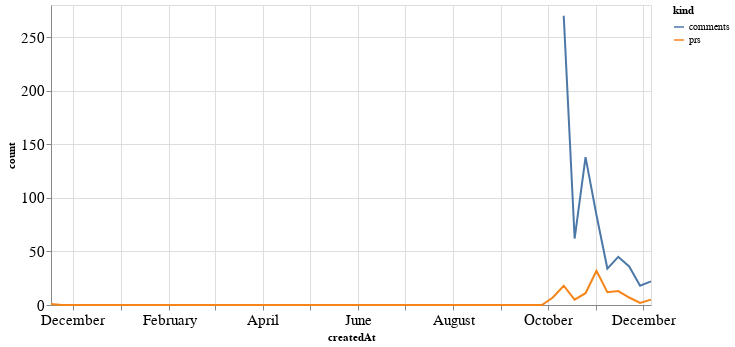

Here is the notebook cell this chart was saved with:
### Code cell
alt.Chart(total_time, width=600).mark_line().encode(
    x='createdAt',
    y='count',
    color='kind'
)

### Figure 1 — Vega-Lite specification as saved in the notebook (floating-point values rounded to 4 significant figures)
{"config": {"axisLeft": {"labelFontSize": 15}, "axisBottom": {"labelFontSize": 15}}, "data": {"name": "data-c23e4d50df6b6a5064cfb8dcfda4c30b"}, "mark": "line", "encoding": {"color": {"type": "nominal", "field": "kind"}, "x": {"type": "temporal", "field": "createdAt"}, "y": {"type": "quantitative", "field": "count"}}, "width": 600, "$schema": "https://vega.github.io/schema/vega-lite/v4.8.1.json", "datasets": {"data-c23e4d50df6b6a5064cfb8dcfda4c30b": [{"createdAt": "2019-11-17T00:00:00", "kind": "prs", "count": 1.0}, {"createdAt": "2019-11-24T00:00:00", "kind": "prs", "count": 0.0}, {"createdAt": "2019-12-01T00:00:00", "kind": "prs", "count": 0.0}, {"createdAt": "2019-12-08T00:00:00", "kind": "prs", "count": 0.0}, {"createdAt": "2019-12-15T00:00:00", "kind": "prs", "count": 0.0}, {"createdAt": "2019-12-22T00:00:00", "kind": "prs", "count": 0.0}, {"createdAt": "2019-12-29T00:00:00", "kind": "prs", "count": 0.0}, {"createdAt": "2020-01-05T00:00:00", "kind": "prs", "count": 0.0}, {"createdAt": "2020-01-12T00:00:00", "kind": "prs", "count": 0.0}, {"createdAt": "2020-01-19T00:00:00", "kind": "prs", "count": 0.0}, {"createdAt": "2020-01-26T00:00:00", "kind": "prs", "count": 0.0}, {"createdAt": "2020-02-02T00:00:00", "kind": "prs", "count": 0.0}, {"createdAt": "2020-02-09T00:00:00", "kind": "prs", "count": 0.0}, {"createdAt": "2020-02-16T00:00:00", "kind": "prs", "count": 0.0}, {"createdAt": "2020-02-23T00:00:00", "kind": "prs", "count": 0.0}, {"createdAt": "2020-03-01T00:00:00", "kind": "prs", "count": 0.0}, {"createdAt": "2020-03-08T00:00:00", "kind": "prs", "count": 0.0}, {"createdAt": "2020-03-15T00:00:00", "kind": "prs", "count": 0.0}, {"createdAt": "2020-03-22T00:00:00", "kind": "prs", "count": 0.0}, {"createdAt": "2020-03-29T00:00:00", "kind": "prs", "count": 0.0}, {"createdAt": "2020-04-05T00:00:00", "kind": "prs", "count": 0.0}, {"createdAt": "2020-04-12T00:00:00", "kind": "prs", "count": 0.0}, {"createdAt": "2020-04-19T00:00:00", "kind": "prs", "count": 0.0}, {"createdAt": "2020-04-26T00:00:00", "kind": "prs", "count": 0.0}, {"createdAt": "2020-05-03T00:00:00", "kind": "prs", "count": 0.0}, {"createdAt": "2020-05-10T00:00:00", "kind": "prs", "count": 0.0}, {"createdAt": "2020-05-17T00:00:00", "kind": "prs", "count": 0.0}, {"createdAt": "2020-05-24T00:00:00", "kind": "prs", "count": 0.0}, {"createdAt": "2020-05-31T00:00:00", "kind": "prs", "count": 0.0}, {"createdAt": "2020-06-07T00:00:00", "kind": "prs", "count": 0.0}, {"createdAt": "2020-06-14T00:00:00", "kind": "prs", "count": 0.0}, {"createdAt": "2020-06-21T00:00:00", "kind": "prs", "count": 0.0}, {"createdAt": "2020-06-28T00:00:00", "kind": "prs", "count": 0.0}, {"createdAt": "2020-07-05T00:00:00", "kind": "prs", "count": 0.0}, {"createdAt": "2020-07-12T00:00:00", "kind": "prs", "count": 0.0}, {"createdAt": "2020-07-19T00:00:00", "kind": "prs", "count": 0.0}, {"createdAt": "2020-07-26T00:00:00", "kind": "prs", "count": 0.0}, {"createdAt": "2020-08-02T00:00:00", "kind": "prs", "count": 0.0}, {"createdAt": "2020-08-09T00:00:00", "kind": "prs", "count": 0.0}, {"createdAt": "2020-08-16T00:00:00", "kind": "prs", "count": 0.0}, {"createdAt": "2020-08-23T00:00:00", "kind": "prs", "count": 0.0}, {"createdAt": "2020-08-30T00:00:00", "kind": "prs", "count": 0.0}, {"createdAt": "2020-09-06T00:00:00", "kind": "prs", "count": 0.0}, {"createdAt": "2020-09-13T00:00:00", "kind": "prs", "count": 0.0}, {"createdAt": "2020-09-20T00:00:00", "kind": "prs", "count": 0.0}, {"createdAt": "2020-09-27T00:00:00", "kind": "prs", "count": 0.0}, {"createdAt": "2020-10-04T00:00:00", "kind": "prs", "count": 7.0}, {"createdAt": "2020-10-11T00:00:00", "kind": "prs", "count": 18.0}, {"createdAt": "2020-10-18T00:00:00", "kind": "prs", "count": 5.0}, {"createdAt": "2020-10-25T00:00:00", "kind": "prs", "count": 11.0}, {"createdAt": "2020-11-01T00:00:00", "kind": "prs", "count": 32.0}, {"createdAt": "2020-11-08T00:00:00", "kind": "prs", "count": 12.0}, {"createdAt": "2020-11-15T00:00:00", "kind": "prs", "count": 13.0}, {"createdAt": "2020-11-22T00:00:00", "kind": "prs", "count": 7.0}, {"createdAt": "2020-11-29T00:00:00", "kind": "prs", "count": 2.0}, {"createdAt": "2020-12-06T00:00:00", "kind": "prs", "count": 5.0}, {"createdAt": "2019-11-17T00:00:00", "kind": "comments", "count": null}, {"createdAt": "2019-11-24T00:00:00", "kind": "comments", "count": null}, {"createdAt": "2019-12-01T00:00:00", "kind": "comments", "count": null}, {"createdAt": "2019-12-08T00:00:00", "kind": "comments", "count": null}, {"createdAt": "2019-12-15T00:00:00", "kind": "comments", "count": null}, {"createdAt": "2019-12-22T00:00:00", "kind": "comments", "count": null}, {"createdAt": "2019-12-29T00:00:00", "kind": "comments", "count": null}, {"createdAt": "2020-01-05T00:00:00", "kind": "comments", "count": null}, {"createdAt": "2020-01-12T00:00:00", "kind": "comments", "count": null}, {"createdAt": "2020-01-19T00:00:00", "kind": "comments", "count": null}, {"createdAt": "2020-01-26T00:00:00", "kind": "comments", "count": null}, {"createdAt": "2020-02-02T00:00:00", "kind": "comments", "count": null}, {"createdAt": "2020-02-09T00:00:00", "kind": "comments", "count": null}, {"createdAt": "2020-02-16T00:00:00", "kind": "comments", "count": null}, {"createdAt": "2020-02-23T00:00:00", "kind": "comments", "count": null}, {"createdAt": "2020-03-01T00:00:00", "kind": "comments", "count": null}, {"createdAt": "2020-03-08T00:00:00", "kind": "comments", "count": null}, {"createdAt": "2020-03-15T00:00:00", "kind": "comments", "count": null}, {"createdAt": "2020-03-22T00:00:00", "kind": "comments", "count": null}, {"createdAt": "2020-03-29T00:00:00", "kind": "comments", "count": null}, {"createdAt": "2020-04-05T00:00:00", "kind": "comments", "count": null}, {"createdAt": "2020-04-12T00:00:00", "kind": "comments", "count": null}, {"createdAt": "2020-04-19T00:00:00", "kind": "comments", "count": null}, {"createdAt": "2020-04-26T00:00:00", "kind": "comments", "count": null}, {"createdAt": "2020-05-03T00:00:00", "kind": "comments", "count": null}, {"createdAt": "2020-05-10T00:00:00", "kind": "comments", "count": null}, {"createdAt": "2020-05-17T00:00:00", "kind": "comments", "count": null}, {"createdAt": "2020-05-24T00:00:00", "kind": "comments", "count": null}, {"createdAt": "2020-05-31T00:00:00", "kind": "comments", "count": null}, {"createdAt": "2020-06-07T00:00:00", "kind": "comments", "count": null}, {"createdAt": "2020-06-14T00:00:00", "kind": "comments", "count": null}, {"createdAt": "2020-06-21T00:00:00", "kind": "comments", "count": null}, {"createdAt": "2020-06-28T00:00:00", "kind": "comments", "count": null}, {"createdAt": "2020-07-05T00:00:00", "kind": "comments", "count": null}, {"createdAt": "2020-07-12T00:00:00", "kind": "comments", "count": null}, {"createdAt": "2020-07-19T00:00:00", "kind": "comments", "count": null}, {"createdAt": "2020-07-26T00:00:00", "kind": "comments", "count": null}, {"createdAt": "2020-08-02T00:00:00", "kind": "comments", "count": null}, {"createdAt": "2020-08-09T00:00:00", "kind": "comments", "count": null}, {"createdAt": "2020-08-16T00:00:00", "kind": "comments", "count": null}, {"createdAt": "2020-08-23T00:00:00", "kind": "comments", "count": null}, {"createdAt": "2020-08-30T00:00:00", "kind": "comments", "count": null}, {"createdAt": "2020-09-06T00:00:00", "kind": "comments", "count": null}, {"createdAt": "2020-09-13T00:00:00", "kind": "comments", "count": null}, {"createdAt": "2020-09-20T00:00:00", "kind": "comments", "count": null}, {"createdAt": "2020-09-27T00:00:00", "kind": "comments", "count": null}, {"createdAt": "2020-10-04T00:00:00", "kind": "comments", "count": null}, {"createdAt": "2020-10-11T00:00:00", "kind": "comments", "count": 270.0}, {"createdAt": "2020-10-18T00:00:00", "kind": "comments", "count": 62.0}, {"createdAt": "2020-10-25T00:00:00", "kind": "comments", "count": 138.0}, {"createdAt": "2020-11-01T00:00:00", "kind": "comments", "count": 84.0}, {"createdAt": "2020-11-08T00:00:00", "kind": "comments", "count": 34.0}, {"createdAt": "2020-11-15T00:00:00", "kind": "comments", "count": 45.0}, {"createdAt": "2020-11-22T00:00:00", "kind": "comments", "count": 36.0}, {"createdAt": "2020-11-29T00:00:00", "kind": "comments", "count": 18.0}, {"createdAt": "2020-12-06T00:00:00", "kind": "comments", "count": 22.0}]}}
